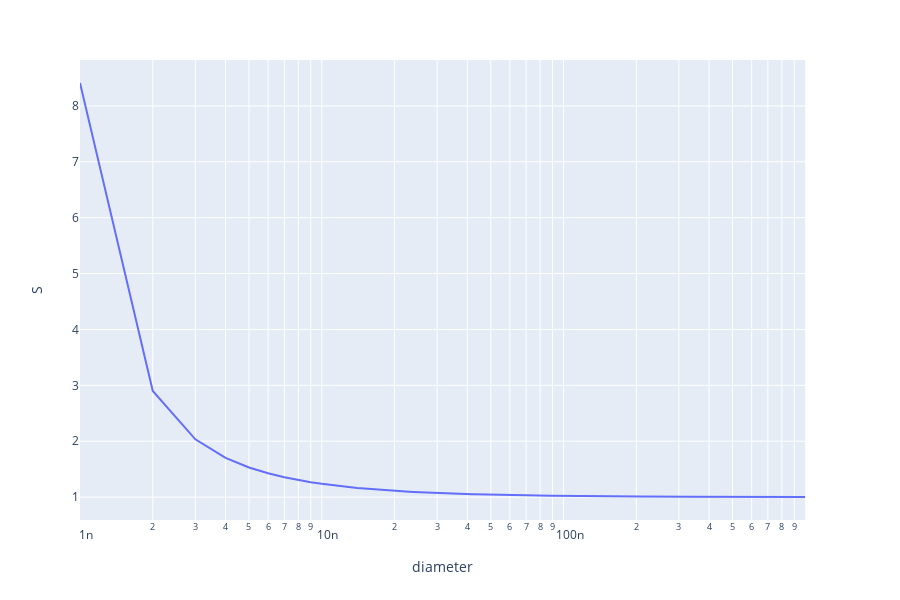

Notebook code for this chart:
### Markdown cell above
# $ e_s(r) = e_s(\infty) exp(\frac{2\sigma}{RT\rho r})$

# $ A= \frac{2\sigma}{RT\rho }$

### Code cell
fig=px.line(data, x='diameter', y='S')
fig.update_xaxes(type='log')

### Figure 1 — Plotly figure (JSON) as saved in the notebook; plotly's stock layout.template omitted (floating-point values rounded to 4 significant figures; data arrays with more than 128 entries replaced by an {"elided": "..."} marker saying what was removed)
{"data": [{"hoverlabel": {"namelength": 0}, "hovertemplate": "diameter=%{x}<br>S=%{y}", "legendgroup": "", "line": {"color": "#636efa", "dash": "solid"}, "mode": "lines", "name": "", "showlegend": false, "type": "scatter", "x": {"elided": "999 float values"}, "xaxis": "x", "y": {"elided": "999 float values"}, "yaxis": "y"}], "layout": {"height": 600, "legend": {"tracegroupgap": 0}, "margin": {"t": 60}, "xaxis": {"anchor": "y", "domain": [0, 0.98], "title": {"text": "diameter"}, "type": "log"}, "yaxis": {"anchor": "x", "domain": [0, 1], "title": {"text": "S"}}}}
